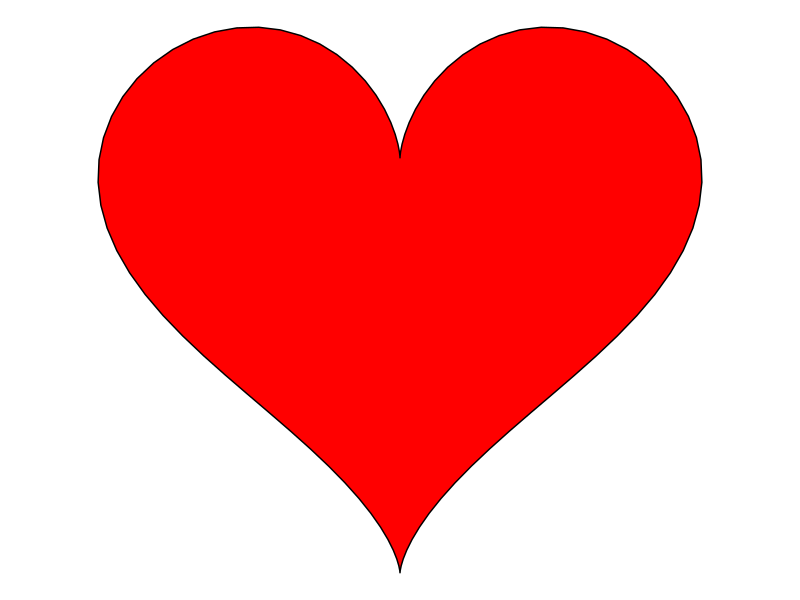

Reproduce this figure in R.
# Load the ggplot2 package
library(ggplot2)

# Function to plot a red heart shape
plot_red_heart <- function() {
  t <- seq(0, 2 * pi, length.out = 100)
  x <- 16 * sin(t)^3
  y <- 13 * cos(t) - 5 * cos(2*t) - 2 * cos(3*t) - cos(4*t)
  
  heart_data <- data.frame(x = x, y = y)
  
  # Create the red heart shape plot
  ggplot(heart_data, aes(x, y)) +
    geom_polygon(fill = "red", color = "black") +
    coord_fixed() +
    theme_void()
}

# Call the function to plot the red heart shape
plot_red_heart()

